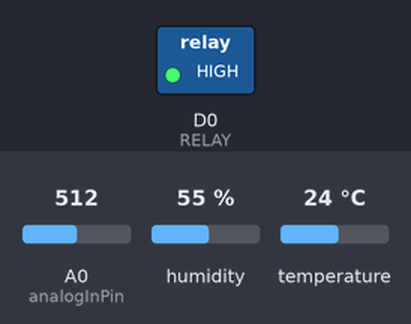
The sketch below on a simulated ESP8266 (NodeMCU). Shown: switched loads named in the sketch (green lamp = pin HIGH). Wiring (inferred from the names in the program): DHT11 sensor: data D4. The inputs (shaded band) are chosen by the test bench; at power-on: A0 (analogInPin) = 512, humidity 55 %, temperature 24 °C. WiFi joins after 1.5 s; servers stay silent unless stated; what the sketch prints to the serial monitor is not drawn.

Above: at 4.0 s.
At 9.5 s:
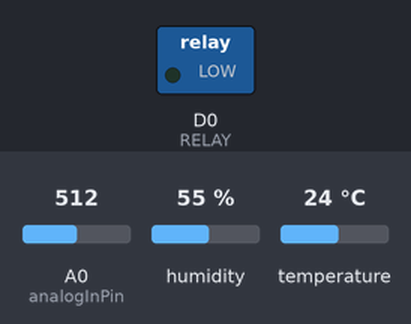
Timing chart, 0 to 17.9 s (numbered marks = the images above):
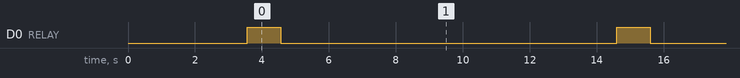

The sketch:

esp_connect_wifi.ino
```cpp
#include <ESP8266WiFi.h>  //essa biblioteca já vem com a IDE. Portanto, não é preciso baixar nenhuma biblioteca adicional
#include <dht.h>


dht DHT;
//defines
#define RELAY D0
#define SSID_REDE     "xxxx"  //coloque aqui o nome da rede que se deseja conectar
#define SENHA_REDE    "xxxx"  //coloque aqui a senha da rede que se deseja conectar
#define INTERVALO_ENVIO_THINGSPEAK  300000  //intervalo entre envios de dados ao ThingSpeak (em ms)
#define DHT11_PIN D4

//constantes e variáveis globais
const int analogInPin = A0;  // ESP8266 Analog Pin ADC0 = A0
int sensorValue = 0;  // value read from the pot
int outputValue = 0;  // value to output to a PWM pin
char EnderecoAPIThingSpeak[] = "api.thingspeak.com";
String ChaveEscritaThingSpeak = "thinkspeakKey";
long lastConnectionTime;
int analogSoloSeco = 600; //VALOR MEDIDO COM O SOLO SECO (VOCÊ PODE FAZER TESTES E AJUSTAR ESTE VALOR)
int analogSoloMolhado = 300; //VALOR MEDIDO COM O SOLO MOLHADO (VOCÊ PODE FAZER TESTES E AJUSTAR ESTE VALOR)
int percSoloSeco = 0; //MENOR PERCENTUAL DO SOLO SECO (0% - NÃO ALTERAR)
int percSoloMolhado = 100; //MAIOR PERCENTUAL DO SOLO MOLHADO (100% - NÃO ALTERAR)

WiFiClient client;

//prototypes
void EnviaInformacoesThingspeak(String StringDados);
void FazConexaoWiFi(void);
void Regar(void);

/*
 * Implementações
 */

//Função: envia informações ao ThingSpeak
//Parâmetros: String com a  informação a ser enviada
//Retorno: nenhum
void EnviaInformacoesThingspeak(String StringDados)
{
    if (client.connect(EnderecoAPIThingSpeak, 80))
    {
        Serial.println("Enviando: "+StringDados);
        //faz a requisição HTTP ao ThingSpeak
        client.print("POST /update HTTP/1.1\n");
        client.print("Host: api.thingspeak.com\n");
        client.print("Connection: close\n");
        client.print("X-THINGSPEAKAPIKEY: "+ChaveEscritaThingSpeak+"\n");
        client.print("Content-Type: application/x-www-form-urlencoded\n");
        client.print("Content-Length: ");
        client.print(StringDados.length());
        client.print("\n\n");
        client.print(StringDados);

        lastConnectionTime = millis();
        Serial.println("- Informações enviadas ao ThingSpeak!");
     }
}

void Regar(void){
  digitalWrite(RELAY, HIGH);
  delay(500);
  digitalWrite(RELAY, LOW);
}
//Função: faz a conexão WiFI
//Parâmetros: nenhum
//Retorno: nenhum
void FazConexaoWiFi(void)
{
    client.stop();
    Serial.println("Conectando-se à rede WiFi...");
    Serial.println();
    delay(1000);
    WiFi.begin(SSID_REDE, SENHA_REDE);

    while (WiFi.status() != WL_CONNECTED)
    {
        delay(500);
        Serial.print(".");
    }

    Serial.println("");
    Serial.println("WiFi connectado com sucesso!");
    Serial.println("IP obtido: ");
    Serial.println(WiFi.localIP());

    delay(1000);
}

//Função: faz a leitura do nível de umidade
//Parâmetros: nenhum
//Retorno: umidade percentual (0-100)
//Observação: o ADC do NodeMCU permite até, no máximo, 3.3V. Dessa forma,
//            para 3.3V, obtem-se (empiricamente) 978 como leitura de ADC
void setup()
{

    pinMode(RELAY,OUTPUT);
    Serial.begin(9600);
    lastConnectionTime = 0;
    FazConexaoWiFi();
    Serial.println("Planta IoT com ESP8266 NodeMCU");
}

//loop principal
void loop()
{
    int soloRead = analogRead(analogInPin);
    outputValue = constrain(soloRead,analogSoloMolhado,analogSoloSeco); //MANTÉM valorLido DENTRO DO INTERVALO (ENTRE analogSoloMolhado E analogSoloSeco)
    outputValue = map(outputValue,analogSoloMolhado,analogSoloSeco,percSoloMolhado,percSoloSeco); //EXECUTA A FUNÇÃO "map" DE ACORDO COM OS PARÂMETROS PASSADOS
    DHT.read11(DHT11_PIN);
    float TemperaturaLida = DHT.temperature;
    float UmidadePercentualLida = DHT.humidity;
    char FieldUmidade[11];

    Serial.print("Umidade ar: ");
    Serial.print((String)UmidadePercentualLida);
    Serial.print(" Temperatura Lida: ");
    Serial.print((String)TemperaturaLida);
    Serial.print(" Umidade Solo: ");
    Serial.print(outputValue);
    Serial.print(" Umidade Solo Anlog: ");
    Serial.print(soloRead);
    Serial.println();

    if(outputValue<=60){
      Regar();
    }

    //Força desconexão ao ThingSpeak (se ainda estiver desconectado)
    if (client.connected())
    {
        client.stop();
        Serial.println("- Desconectado do ThingSpeak");
        Serial.println();
    }

    //verifica se está conectado no WiFi e se é o momento de enviar dados ao ThingSpeak
    if(!client.connected() &&
      (millis() - lastConnectionTime > INTERVALO_ENVIO_THINGSPEAK))
    {
        EnviaInformacoesThingspeak("field1="+(String)TemperaturaLida+"&field2="+(String)UmidadePercentualLida+"&field3="+(String)outputValue);
    }
     digitalWrite(D0, HIGH);
    delay(500);
    digitalWrite(D0, LOW);
    delay(10000);
}
```

Measured:
- by itself, D0 (RELAY): alternates HIGH for 1.0 s and LOW for 10.0 s
